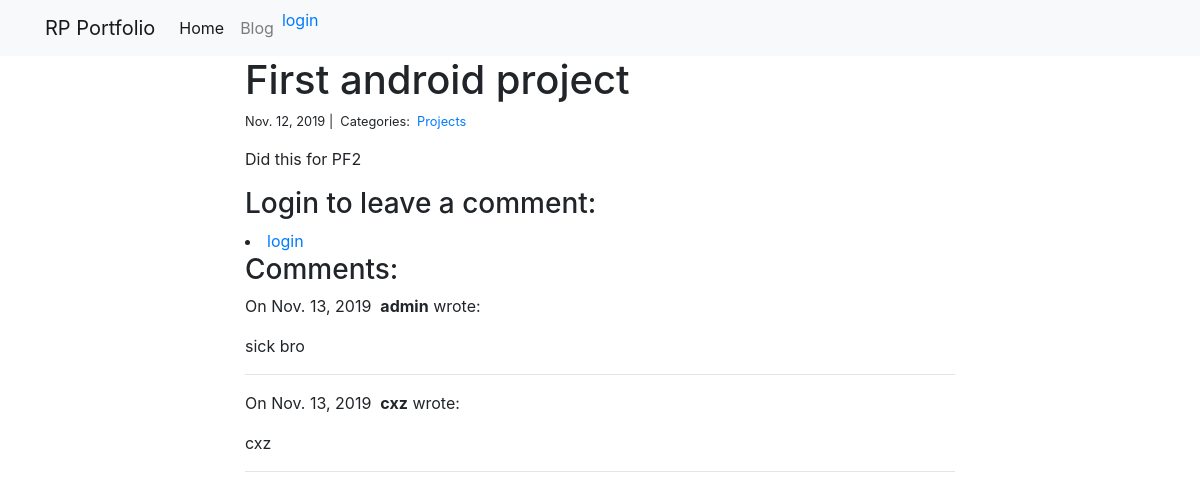
The app's page /blog/4/, older data.
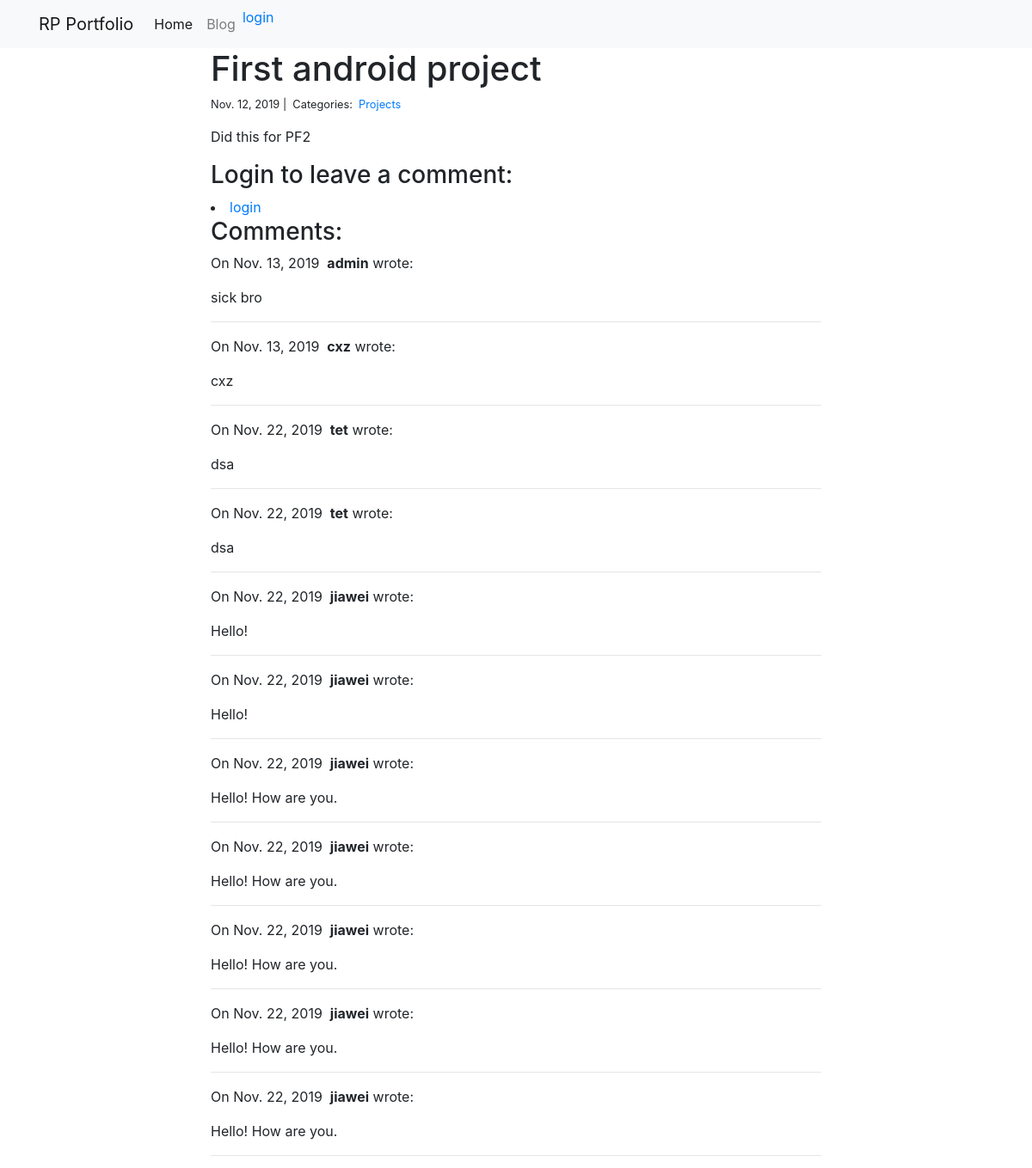
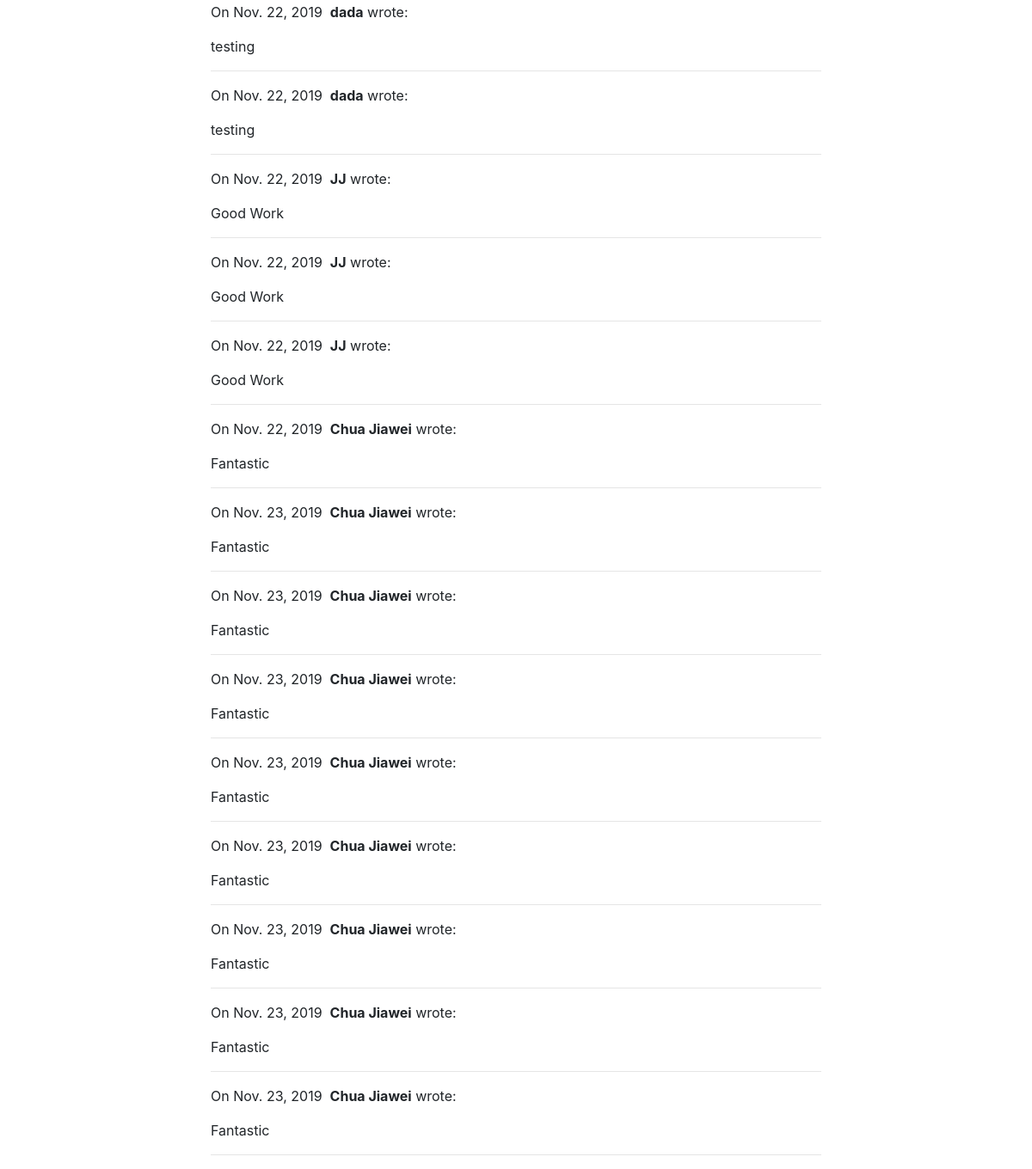
The same page, newer data (2 pictures, top to bottom).
### blog/models.py (models this page shows)
class Category(models.Model):
    name = models.CharField(max_length=20)

class Comment(models.Model):
    author = models.CharField(max_length=60)
    body = models.TextField()
    created_on = models.DateTimeField(auto_now_add=True)
    post = models.ForeignKey("Post", on_delete=models.CASCADE)

### blog/views.py (the view, shortened to what this page needs)
# urls.py: path("<int:pk>/", views.blog_detail, name="blog_detail"),
def blog_detail(request, pk):
    post = Post.objects.get(pk=pk)
    comments = Comment.objects.filter(post=post)
    form = CommentForm()
    context = {"post": post, "comments": comments, "form": form}
    return render(request, "blog_detail.html", context)

### blog/templates/blog_detail.html
{% extends "base.html" %}
{% block page_content %}
<div class="col-md-8 offset-md-2">
    <h1>{{ post.title }}</h1>
    <small>
        {{ post.created_on.date }} |&nbsp;
        Categories:&nbsp;
        {% for category in post.categories.all %}
        <a href="{% url 'blog_category' category.name %}">
            {{ category.name }}
        </a>&nbsp;
        {% endfor %}
    </small>
    <p>{{ post.body | linebreaks }}</p>
	{% if user.is_authenticated %}
    <h3>Leave a comment:</h3>
    <form action="/blog/{{ post.pk }}/" method="post">
        {% csrf_token %}
        <div class="form-group">
            {{ form.author }}
        </div>
        <div class="form-group">
            {{ form.body }}
        </div>
        <button type="submit" class="btn btn-primary">Submit</button>
    </form>
	{% else %}
	<h3>Login to leave a comment:</h3>
	<li class="nav-item">
		<a href="{% url 'login' %}?next={{request.path}}">login</a>
    </li>
	{% endif %}
    <h3>Comments:</h3>
    {% for comment in comments %}
    <p name='usercomment'>
        On {{comment.created_on.date }}&nbsp;
        <b>{{ comment.author }}</b> wrote:
    </p>
    <p>{{ comment.body }}</p>
    <hr>
    {% endfor %}
</div>
{% endblock %}

Row changes from the older to the newer data that the page shows:
added Comment: created_on "Nov. 22, 2019", author "tet", body "dsa"
added Comment: created_on "Nov. 22, 2019", author "tet", body "dsa"
added Comment: created_on "Nov. 22, 2019", author "jiawei", body "Hello!"
added Comment: created_on "Nov. 22, 2019", author "jiawei", body "Hello!"
added Comment: created_on "Nov. 22, 2019", author "jiawei", body "Hello! How are you."
added Comment: created_on "Nov. 22, 2019", author "jiawei", body "Hello! How are you."
added Comment: created_on "Nov. 22, 2019", author "jiawei", body "Hello! How are you."
added Comment: created_on "Nov. 22, 2019", author "jiawei", body "Hello! How are you."
added Comment: created_on "Nov. 22, 2019", author "jiawei", body "Hello! How are you."
added Comment: created_on "Nov. 22, 2019", author "dada", body "testing"
added Comment: created_on "Nov. 22, 2019", author "dada", body "testing"
added Comment: created_on "Nov. 22, 2019", author "JJ", body "Good Work"
added Comment: created_on "Nov. 22, 2019", author "JJ", body "Good Work"
added Comment: created_on "Nov. 22, 2019", author "JJ", body "Good Work"
added Comment: created_on "Nov. 22, 2019", author "Chua Jiawei", body "Fantastic"
added Comment: created_on "Nov. 23, 2019", author "Chua Jiawei", body "Fantastic"
added Comment: created_on "Nov. 23, 2019", author "Chua Jiawei", body "Fantastic"
added Comment: created_on "Nov. 23, 2019", author "Chua Jiawei", body "Fantastic"
added Comment: created_on "Nov. 23, 2019", author "Chua Jiawei", body "Fantastic"
added Comment: created_on "Nov. 23, 2019", author "Chua Jiawei", body "Fantastic"
added Comment: created_on "Nov. 23, 2019", author "Chua Jiawei", body "Fantastic"
added Comment: created_on "Nov. 23, 2019", author "Chua Jiawei", body "Fantastic"
added Comment: created_on "Nov. 23, 2019", author "Chua Jiawei", body "Fantastic"
